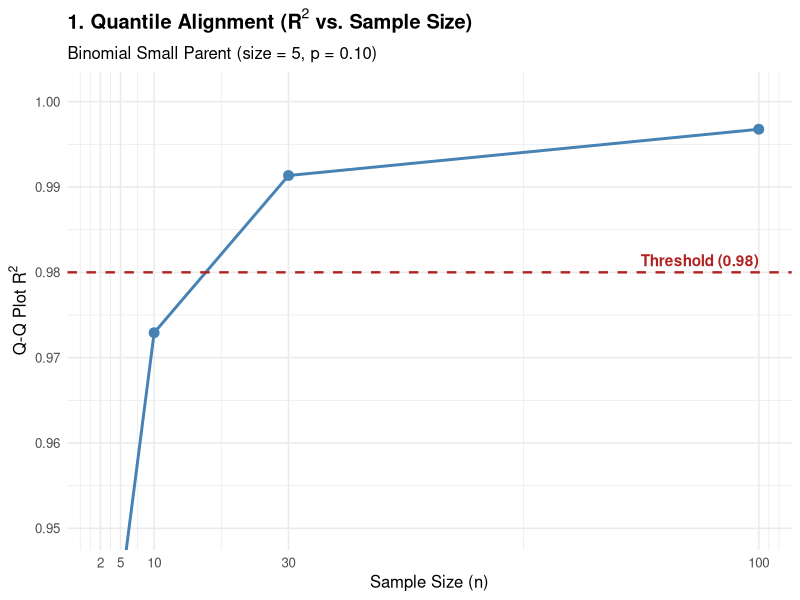
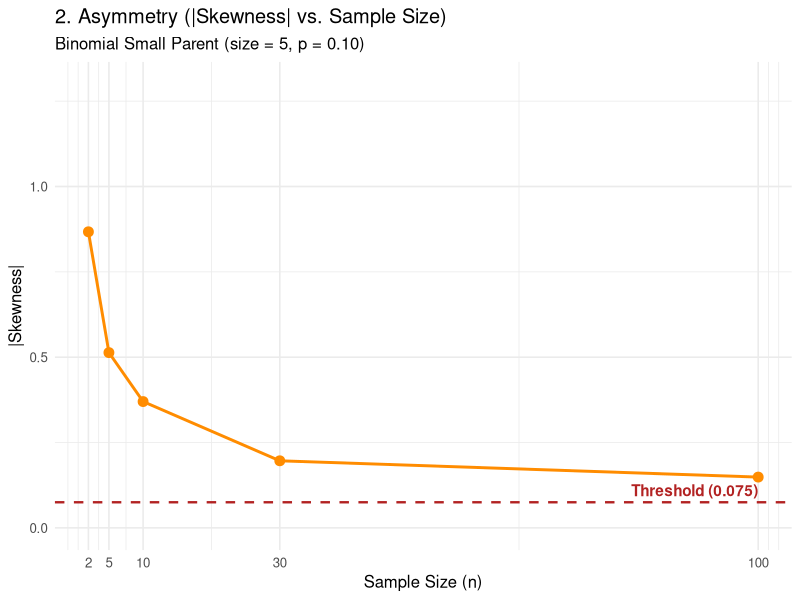
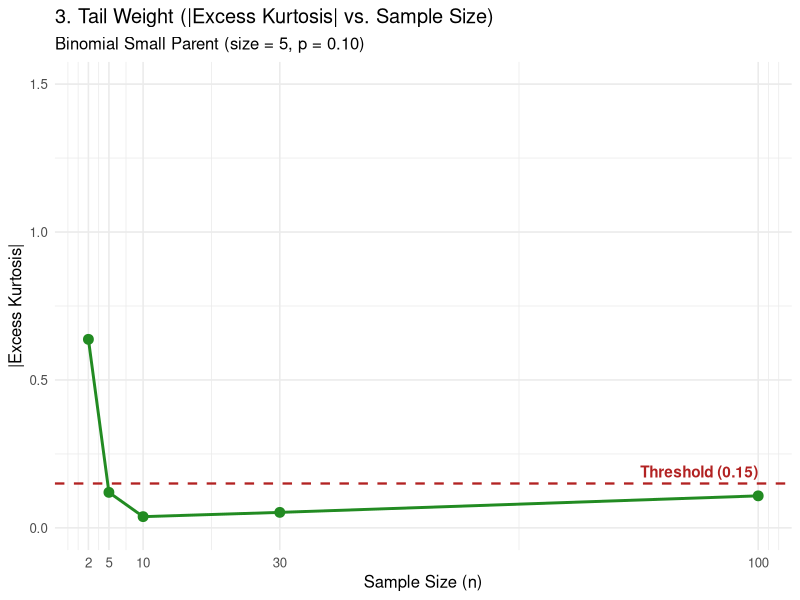
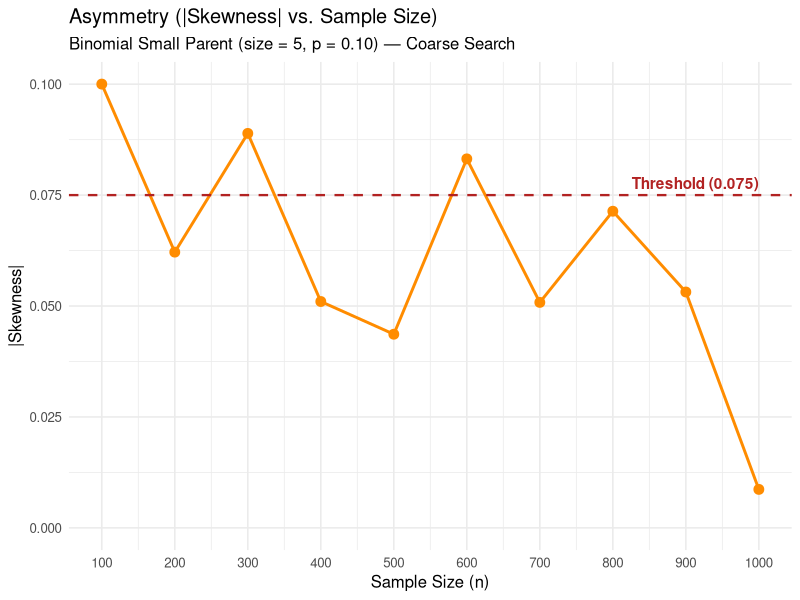
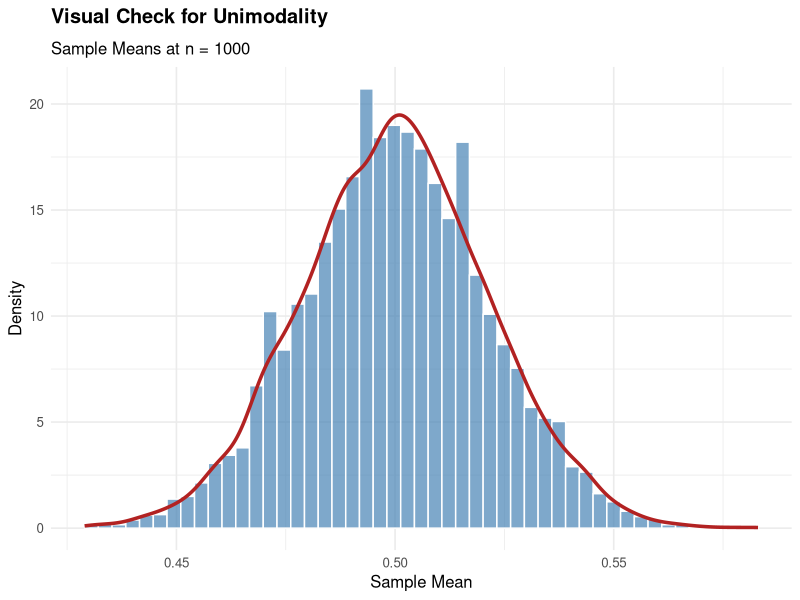
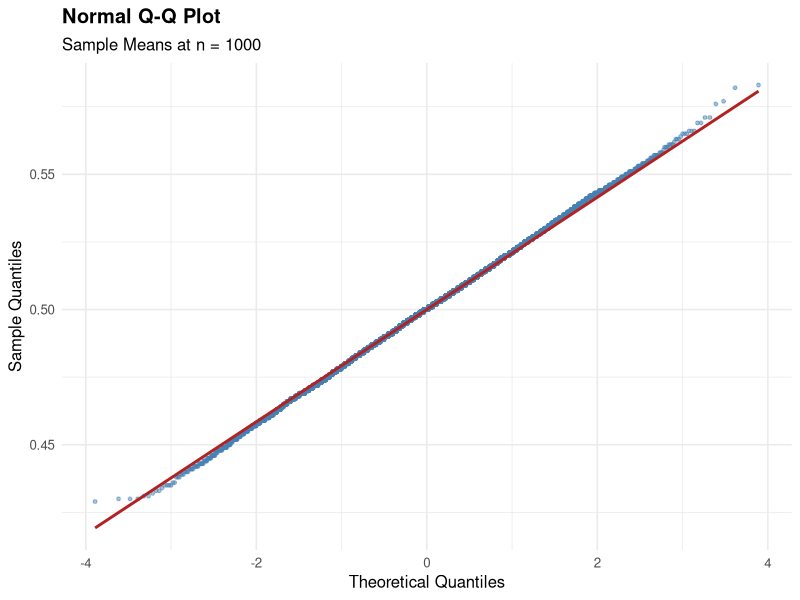

Generate these figures, in order, with R:
## ---- chunk 1
# ==============================================================================
# Monte Carlo Simulation: Binomial Small Parent (size = 5, p = 0.10)
# ==============================================================================

library(ggplot2)

# 1. Set seed for reproducibility
set.seed(6418)

# 2. Simulation parameters
B <- 10000                            # Number of Monte Carlo repetitions
n_values <- c(2, 5, 10, 30, 100)      # Sample sizes to test
size_param <- 5                       # Trial size (n_0)
prob_param <- 0.10                    # Success probability (p)

# 3. Initialize storage
results <- data.frame()
sim_data <- list()                    # List to store raw sample means vectors

# 4. Run Monte Carlo loop for Binomial Small
for (n in n_values) {
  
  # Draw B sample means from Binomial(size = 5, prob = 0.10)
  sample_means <- replicate(B, mean(rbinom(n, size = size_param, prob = prob_param)))
  
  # Save raw sample means for visual validation graphs
  sim_data[[as.character(n)]] <- sample_means
  
  # A. Calculate Q-Q Plot R-squared
  theo_quantiles <- qnorm(ppoints(B))
  sample_quantiles <- sort(sample_means)
  r2_val <- cor(theo_quantiles, sample_quantiles)^2
  
  # B. Calculate Sample Absolute Skewness (3rd standardized moment)
  m3 <- mean((sample_means - mean(sample_means))^3)
  s3 <- sd(sample_means)^3
  skew_val <- abs(m3 / s3)
  
  # C. Calculate Sample Absolute Excess Kurtosis (4th standardized moment - 3)
  m4 <- mean((sample_means - mean(sample_means))^4)
  s4 <- sd(sample_means)^4
  kurt_val <- abs((m4 / s4) - 3)
  
  # Append to results data frame
  results <- rbind(results, data.frame(
    n = n,
    R2 = r2_val,
    Skewness = skew_val,
    Excess_Kurtosis = kurt_val
  ))
}

# Print numerical summary table to console
print(results)

# ==============================================================================
# Generate Diagnostic Plots with 3xSE Threshold Overlays
# ==============================================================================

# Graph 1: Q-Q Plot R^2 vs. Sample Size (Threshold = 0.98)
p1 <- ggplot(results, aes(x = n, y = R2)) +
  geom_line(color = "steelblue", linewidth = 1) +
  geom_point(color = "steelblue", size = 3) +
  geom_hline(yintercept = 0.98, linetype = "dashed", color = "firebrick", linewidth = 0.8) +
  annotate("text", x = max(n_values), y = 0.98, label = "Threshold (0.98)", 
           vjust = -0.5, hjust = 1, color = "firebrick", fontface = "bold") +
  labs(
    title = expression(bold("1. Quantile Alignment (" * R^2 * " vs. Sample Size)")),
    subtitle = "Binomial Small Parent (size = 5, p = 0.10)",
    x = "Sample Size (n)",
    y = expression("Q-Q Plot " * R^2)
  ) +
  scale_x_continuous(breaks = n_values) +
  coord_cartesian(ylim = c(0.95, 1.001)) +
  theme_minimal(base_size = 12)

# Graph 2: Absolute Skewness vs. Sample Size (Threshold = 0.075)
p2 <- ggplot(results, aes(x = n, y = Skewness)) +
  geom_line(color = "darkorange", linewidth = 1) +
  geom_point(color = "darkorange", size = 3) +
  geom_hline(yintercept = 0.075, linetype = "dashed", color = "firebrick", linewidth = 0.8) +
  annotate("text", x = max(n_values), y = 0.075, label = "Threshold (0.075)", 
           vjust = -0.5, hjust = 1, color = "firebrick", fontface = "bold") +
  labs(
    title = "2. Asymmetry (|Skewness| vs. Sample Size)",
    subtitle = "Binomial Small Parent (size = 5, p = 0.10)",
    x = "Sample Size (n)",
    y = "|Skewness|"
  ) +
  scale_x_continuous(breaks = n_values) +
  coord_cartesian(ylim = c(0, 1.3)) +
  theme_minimal(base_size = 12)

# Graph 3: Absolute Excess Kurtosis vs. Sample Size (Threshold = 0.15)
p3 <- ggplot(results, aes(x = n, y = Excess_Kurtosis)) +
  geom_line(color = "forestgreen", linewidth = 1) +
  geom_point(color = "forestgreen", size = 3) +
  geom_hline(yintercept = 0.15, linetype = "dashed", color = "firebrick", linewidth = 0.8) +
  annotate("text", x = max(n_values), y = 0.15, label = "Threshold (0.15)", 
           vjust = -0.5, hjust = 1, color = "firebrick", fontface = "bold") +
  labs(
    title = "3. Tail Weight (|Excess Kurtosis| vs. Sample Size)",
    subtitle = "Binomial Small Parent (size = 5, p = 0.10)",
    x = "Sample Size (n)",
    y = "|Excess Kurtosis|"
  ) +
  scale_x_continuous(breaks = n_values) +
  coord_cartesian(ylim = c(0, 1.5)) +
  theme_minimal(base_size = 12)

# Display diagnostic plots
print(p1)
print(p2)
print(p3)
## ---- chunk 2
# ==============================================================================
# Refinement Simulation: Binomial Small Parent (Skewness Crossover - Coarse)
# ==============================================================================

# 1. Set seed for reproducibility
set.seed(6418)

# 2. Simulation parameters
B <- 10000                            # Number of Monte Carlo repetitions
n_values <- seq(100, 1000, by = 100)  # Multiples of 100 between 100 and 1000
size_param <- 5                       # Trial size (n_0)
prob_param <- 0.10                    # Success probability (p)

# 3. Initialize storage
results <- data.frame()
sim_data <- list()                    # List to store raw sample means vectors

# 4. Run Monte Carlo loop for Binomial Small
for (n in n_values) {
  
  # Draw B sample means from Binomial(size = 5, prob = 0.10)
  sample_means <- replicate(B, mean(rbinom(n, size = size_param, prob = prob_param)))
  
  # Save raw sample means to sim_data
  sim_data[[as.character(n)]] <- sample_means
  
  # Calculate Sample Absolute Skewness
  m3 <- mean((sample_means - mean(sample_means))^3)
  s3 <- sd(sample_means)^3
  skew_val <- abs(m3 / s3)
  
  # Append to results data frame
  results <- rbind(results, data.frame(
    n = n,
    Skewness = skew_val
  ))
}

# ==============================================================================
# Generate Skewness Plot with 0.075 Threshold Overlay
# ==============================================================================

p_skewness_zoom <- ggplot(results, aes(x = n, y = Skewness)) +
  geom_line(color = "darkorange", linewidth = 1) +
  geom_point(color = "darkorange", size = 3) +
  geom_hline(yintercept = 0.075, linetype = "dashed", color = "firebrick", linewidth = 0.8) +
  annotate("text", x = max(n_values), y = 0.075, label = "Threshold (0.075)", 
           vjust = -0.5, hjust = 1, color = "firebrick", fontface = "bold") +
  labs(
    title = "Asymmetry (|Skewness| vs. Sample Size)",
    subtitle = "Binomial Small Parent (size = 5, p = 0.10) — Coarse Search",
    x = "Sample Size (n)",
    y = "|Skewness|"
  ) +
  scale_x_continuous(breaks = n_values) +
  expand_limits(y = 0) +
  theme_minimal(base_size = 12)

# Display plot
print(p_skewness_zoom)
## ---- chunk 3
# ==============================================================================
# Visual Validation Plots for Binomial Small Parent at n = 1000
# ==============================================================================

# Extract raw n = 1000 sample means from sim_data list
df_n1000 <- data.frame(sample_means = sim_data[["1000"]])

# Graph v1: Histogram + Density (Unimodality Check)
v1 <- ggplot(df_n1000, aes(x = sample_means)) +
  geom_histogram(
    aes(y = after_stat(density)), 
    bins = 50, 
    fill = "steelblue", 
    color = "white", 
    alpha = 0.7
  ) +
  geom_density(color = "firebrick", linewidth = 1.2) +
  labs(
    title = expression(bold("Visual Check for Unimodality")),
    subtitle = "Sample Means at n = 1000",
    x = "Sample Mean",
    y = "Density"
  ) +
  theme_minimal(base_size = 12)

# Graph v2: Normal Q-Q Plot for n = 1000
v2 <- ggplot(df_n1000, aes(sample = sample_means)) +
  stat_qq(color = "steelblue", alpha = 0.5, size = 1) +
  stat_qq_line(color = "firebrick", linewidth = 1) +
  labs(
    title = expression(bold("Normal Q-Q Plot")),
    subtitle = "Sample Means at n = 1000",
    x = "Theoretical Quantiles",
    y = "Sample Quantiles"
  ) +
  theme_minimal(base_size = 12)

# Display visual validation plots
print(v1)
print(v2)
